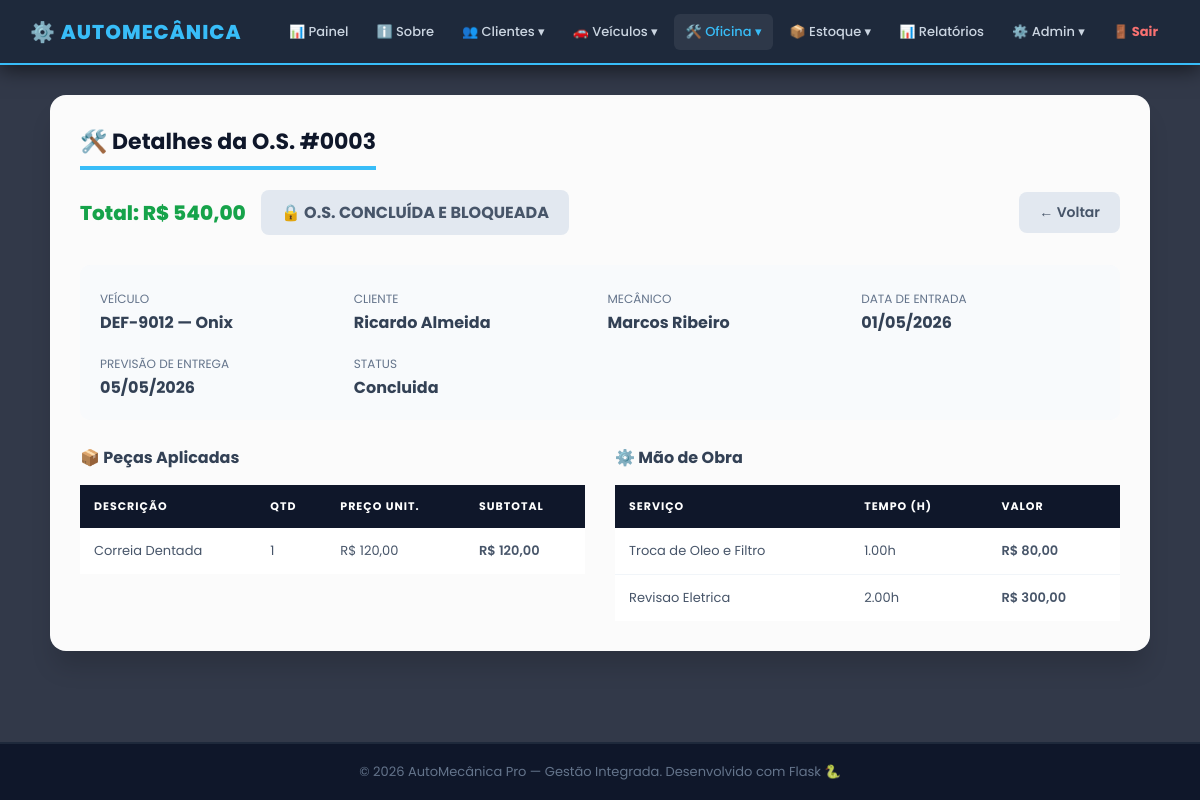
/os/detalhes/3 (signed in), run on the app's committed database.
### app.py (models this page shows)
class OrdemServico(db.Model):
    __tablename__ = 'ordem_servico'
    id_os         = db.Column(db.Integer, primary_key=True)
    data_entrada  = db.Column(db.Date, nullable=False)
    data_previsao = db.Column(db.Date)
    status        = db.Column(db.String(30), default='Aberta')
    valor_total   = db.Column(db.Numeric(10, 2), default=0.00)
    id_veiculo    = db.Column(db.Integer, db.ForeignKey('veiculo.id_veiculo',   ondelete='CASCADE'),  nullable=False)
    id_mecanico   = db.Column(db.Integer, db.ForeignKey('mecanico.id_mecanico', ondelete='RESTRICT'), nullable=False)
    pecas_os      = db.relationship('OsPeca',    backref='ordem', lazy=True, cascade='all, delete-orphan')
    servicos_os   = db.relationship('OsServico', backref='ordem', lazy=True, cascade='all, delete-orphan')

class Veiculo(db.Model):
    __tablename__ = 'veiculo'
    id_veiculo = db.Column(db.Integer, primary_key=True)
    placa      = db.Column(db.String(10),  unique=True, nullable=False)
    marca      = db.Column(db.String(50))
    modelo     = db.Column(db.String(50))
    ano        = db.Column(db.Integer)
    id_cliente = db.Column(db.Integer, db.ForeignKey('cliente.id_cliente', ondelete='CASCADE'), nullable=False)
    ordens     = db.relationship('OrdemServico', backref='veiculo', lazy=True, cascade='all, delete-orphan')

class Cliente(db.Model):
    __tablename__ = 'cliente'
    id_cliente = db.Column(db.Integer, primary_key=True)
    nome       = db.Column(db.String(100), nullable=False)
    cpf        = db.Column(db.String(15),  unique=True, nullable=False)
    telefone   = db.Column(db.String(20))
    veiculos   = db.relationship('Veiculo', backref='cliente', lazy=True, cascade='all, delete-orphan')

class Mecanico(db.Model):
    __tablename__ = 'mecanico'
    id_mecanico   = db.Column(db.Integer, primary_key=True)
    nome          = db.Column(db.String(100), nullable=False)
    especialidade = db.Column(db.String(50))
    ordens        = db.relationship('OrdemServico', backref='mecanico', lazy=True)

class OsPeca(db.Model):
    __tablename__ = 'os_peca'
    id_os          = db.Column(db.Integer, db.ForeignKey('ordem_servico.id_os', ondelete='CASCADE'),  primary_key=True)
    id_peca        = db.Column(db.Integer, db.ForeignKey('peca.id_peca',        ondelete='RESTRICT'), primary_key=True)
    quantidade     = db.Column(db.Integer, nullable=False)
    preco_unitario = db.Column(db.Numeric(10, 2), nullable=False)
    peca           = db.relationship('Peca')

class Peca(db.Model):
    __tablename__ = 'peca'
    id_peca            = db.Column(db.Integer, primary_key=True)
    descricao          = db.Column(db.String(150), nullable=False)
    preco_base         = db.Column(db.Numeric(10, 2), nullable=False)
    quantidade_estoque = db.Column(db.Integer, default=0)

class OsServico(db.Model):
    __tablename__ = 'os_servico'
    id_os         = db.Column(db.Integer, db.ForeignKey('ordem_servico.id_os',   ondelete='CASCADE'),  primary_key=True)
    id_servico    = db.Column(db.Integer, db.ForeignKey('servico.id_servico',    ondelete='RESTRICT'), primary_key=True)
    horas_gastas  = db.Column(db.Numeric(5, 2), nullable=False)
    valor_cobrado = db.Column(db.Numeric(10, 2), nullable=False)
    servico       = db.relationship('Servico')

class Servico(db.Model):
    __tablename__ = 'servico'
    id_servico = db.Column(db.Integer, primary_key=True)
    descricao  = db.Column(db.String(150), nullable=False)
    valor_hora = db.Column(db.Numeric(10, 2), nullable=False)

### app.py (the view)
@app.route('/os/detalhes/<int:id>')
@login_required
def os_detalhes(id):
    os_ = OrdemServico.query.get_or_404(id)
    pecas_disponiveis = Peca.query.filter(Peca.quantidade_estoque > 0).order_by(Peca.descricao).all()
    servicos_disponiveis = Servico.query.order_by(Servico.descricao).all()
    return render_template('os/detalhes.html', controller='os', os=os_,
                           pecas_usadas=os_.pecas_os, servicos_feitos=os_.servicos_os,
                           pecas_disponiveis=pecas_disponiveis, servicos_disponiveis=servicos_disponiveis)

### app.py (called while the page is built)
def login_required(f):
    @wraps(f)
    def decorated(*args, **kwargs):
        if 'usuario_id' not in session:
            return redirect(url_for('login'))
        return f(*args, **kwargs)
    return decorated

def format_brl(value):
    try:
        return f"R$ {float(value):,.2f}".replace(',', 'X').replace('.', ',').replace('X', '.')
    except:
        return 'R$ 0,00'

@app.before_request
def csrf_protect():
    if request.method == 'POST':
        token_sessao = session.get('_csrf_token')
        token_form   = request.form.get('csrf_token')
        if not token_sessao or not token_form or not hmac.compare_digest(token_sessao, token_form):
            abort(400, description='Token CSRF invalido ou ausente. Recarregue a pagina e tente novamente.')

### templates/os/detalhes.html (shortened to what this page needs)
{% extends 'base.html' %}
{% block content %}
<div class="cartao" style="max-width:1100px;">
    <h3>🛠️ Detalhes da O.S. #{{ '%04d' % os.id_os }}</h3>
    <div style="display:flex;align-items:center;gap:15px;margin-bottom:30px;flex-wrap:wrap;">
        <span style="font-size:20px;font-weight:800;color:#16a34a;">Total: {{ format_brl(os.valor_total) }}</span>
        {% if os.status != 'Concluida' %}
        <a href="{{ url_for('os_editar', id=os.id_os) }}"
           style="background-color:#f59e0b;color:white;padding:10px 20px;border-radius:8px;font-size:14px;text-decoration:none;font-weight:600;display:inline-block;">
           ✏️ Editar O.S.
        </a>
        <a href="{{ url_for('os_concluir', id=os.id_os) }}" class="btn-success"
           onclick="return confirm('Deseja encerrar esta O.S.? Esta ação não pode ser desfeita.')">
           ✔️ Concluir O.S.
        </a>
        {% else %}
        <span style="background:#e2e8f0;color:#475569;padding:10px 20px;border-radius:8px;font-weight:bold;">🔒 O.S. CONCLUÍDA E BLOQUEADA</span>
        {% endif %}
        <a href="{{ url_for('os_consultar') }}" style="margin-left:auto;background:#e2e8f0;color:#475569;padding:10px 20px;border-radius:8px;text-decoration:none;font-size:14px;font-weight:600;">← Voltar</a>
    </div>
    <div style="background:#f8fafc;border-radius:10px;padding:20px;margin-bottom:25px;display:grid;grid-template-columns:repeat(auto-fit,minmax(200px,1fr));gap:15px;">
        <div><span style="font-size:12px;color:#64748b;text-transform:uppercase;">Veículo</span><br><b>{{ os.veiculo.placa }} — {{ os.veiculo.modelo }}</b></div>
        <div><span style="font-size:12px;color:#64748b;text-transform:uppercase;">Cliente</span><br><b>{{ os.veiculo.cliente.nome }}</b></div>
        <div><span style="font-size:12px;color:#64748b;text-transform:uppercase;">Mecânico</span><br><b>{{ os.mecanico.nome }}</b></div>
        <div><span style="font-size:12px;color:#64748b;text-transform:uppercase;">Data de Entrada</span><br><b>{{ os.data_entrada.strftime('%d/%m/%Y') if os.data_entrada else '-' }}</b></div>
        <div><span style="font-size:12px;color:#64748b;text-transform:uppercase;">Previsão de Entrega</span><br><b>{{ os.data_previsao.strftime('%d/%m/%Y') if os.data_previsao else '-' }}</b></div>
        <div><span style="font-size:12px;color:#64748b;text-transform:uppercase;">Status</span><br><b>{{ os.status }}</b></div>
    </div>
    <div style="display:grid;grid-template-columns:1fr 1fr;gap:30px;">
        <div>
            <h4 style="color:#334155;margin-bottom:15px;">📦 Peças Aplicadas</h4>
            <table>
                <thead><tr><th>Descrição</th><th>Qtd</th><th>Preço Unit.</th><th>Subtotal</th>{% if os.status != 'Concluida' %}<th></th>{% endif %}</tr></thead>
                <tbody>
                    {% if pecas_usadas %}
                        {% for op in pecas_usadas %}
                        <tr>
                            <td>{{ op.peca.descricao }}</td>
                            <td>{{ op.quantidade }}</td>
                            <td>{{ format_brl(op.preco_unitario) }}</td>
                            <td style="font-weight:600;">{{ format_brl(op.preco_unitario|float * op.quantidade) }}</td>
                        </tr>
                        {% endfor %}
                    {% else %}
                        <tr><td colspan="5" style="text-align:center;color:#94a3b8;">Nenhuma peça lançada.</td></tr>
                    {% endif %}
                </tbody>
            </table>
        </div>
        <div>
            <h4 style="color:#334155;margin-bottom:15px;">⚙️ Mão de Obra</h4>
            <table>
                <thead><tr><th>Serviço</th><th>Tempo (h)</th><th>Valor</th>{% if os.status != 'Concluida' %}<th></th>{% endif %}</tr></thead>
                <tbody>
                    {% if servicos_feitos %}
                        {% for os_s in servicos_feitos %}
                        <tr>
                            <td>{{ os_s.servico.descricao }}</td>
                            <td>{{ '%.2f'|format(os_s.horas_gastas|float) }}h</td>
                            <td style="font-weight:600;">{{ format_brl(os_s.valor_cobrado) }}</td>
                        </tr>
                        {% endfor %}
                    {% else %}
                        <tr><td colspan="4" style="text-align:center;color:#94a3b8;">Nenhum serviço lançado.</td></tr>
                    {% endif %}
                </tbody>
            </table>
        </div>
    </div>
</div>
{% endblock %}

### public/css/main.css (style rules this page uses)
* { margin:0; padding:0; box-sizing:border-box; font-family:'Poppins',sans-serif; }
body { display:flex; flex-direction:column; min-height:100vh; color:#334155; background: url('https://images.unsplash.com/photo-1619642751034-765dfdf7c58e?q=80&w=1920&auto=format&fit=crop') no-repeat center center fixed; background-size:cover; }
.cartao { background-color:rgba(255,255,255,0.98); width:100%; padding:30px; border-radius:16px; box-shadow:0 20px 25px -5px rgba(0,0,0,0.15); margin-bottom:25px; }
.cartao h3 { margin-bottom:20px; color:#0f172a; font-size:22px; border-bottom:4px solid #38bdf8; padding-bottom:8px; display:inline-block; }
table { width:100%; border-collapse:collapse; background-color:white; min-width:500px; }
th { background-color:#0f172a; padding:13px 14px; text-align:left; color:white; font-size:11px; text-transform:uppercase; letter-spacing:1px; white-space:nowrap; }
td { padding:13px 14px; border-bottom:1px solid #f1f5f9; font-size:13px; color:#475569; }
tr:last-child td { border-bottom:none; }

### data on the page
OrdemServico: id_os "0003", valor_total "R$ 540,00", data_entrada "01/05/2026", data_previsao "05/05/2026", status "Concluida"
Veiculo: veiculo.placa "DEF-9012", veiculo.modelo "Onix"
Cliente: veiculo.cliente.nome "Ricardo Almeida"
Mecanico: mecanico.nome "Marcos Ribeiro"
OsPeca: peca.descricao "Correia Dentada", quantidade "1", preco_unitario "R$ 120,00", format_brl(op.preco_unitario|float*op.quantidade) "R$ 120,00"
OsServico: servico.descricao "Troca de Oleo e Filtro", horas_gastas "1.00", valor_cobrado "R$ 80,00"
OsServico: servico.descricao "Revisao Eletrica", horas_gastas "2.00", valor_cobrado "R$ 300,00"
